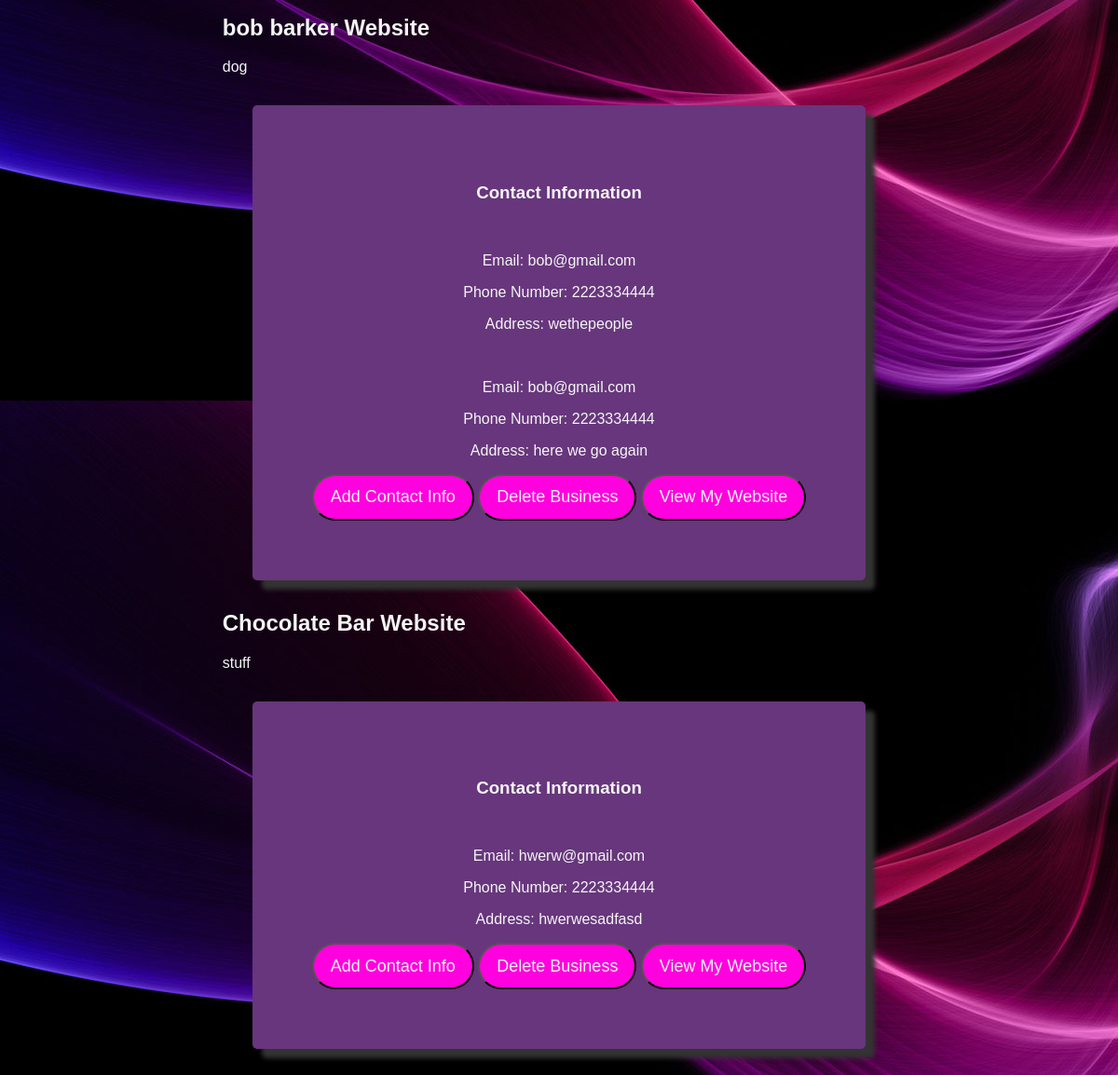
The app's page /businesses/ (signed in, lower part), older data.
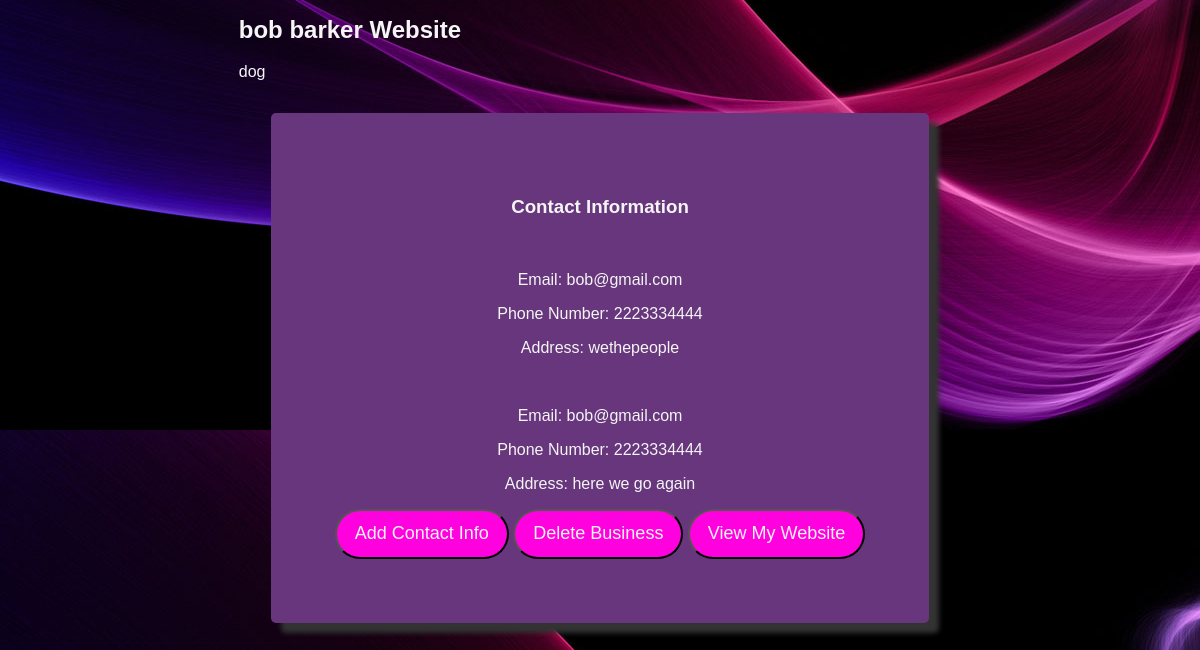
The same page, newer data.
### app/models.py (models this page shows, shortened)
class businessTemplateDatabase(models.Model):
    CHOICES = (
        ("medical_office", "Medical Office"),
        ("Blog", "Blog"),
        ("Restaurant", "Restaurant"),
    )
    templateId = models.TextField()
    name = models.TextField(max_length=255)
    description = models.TextField(max_length=255)
    type = models.TextField(max_length=255)
    missionStatement = models.TextField(max_length=1500)
    template_choice = models.CharField(max_length=50, choices=CHOICES, null=True)
    profile = models.ForeignKey(
        Profile, related_name="business", on_delete=models.CASCADE
    )

class businessContactInfoDatabase(models.Model):
    email = models.TextField(max_length=255)
    phoneNumber = models.IntegerField(verbose_name="phone number")
    address = models.TextField()
    business = models.ForeignKey(
        businessTemplateDatabase, related_name="contact", on_delete=models.CASCADE
    )

### app/views.py (the view)
# urls.py: path("businesses/", businessesView, name="businesses"),
def businessesView(request):
    profile = request.user.profile
    renderBusiness = []
    businesses = businessTemplateDatabase.objects.all()
    for business in businesses:
        if business.profile == profile:
            renderBusiness.append(business)
    business_contact = businessContactInfoDatabase.objects.filter(
        business__in=businesses
    )
    context = {"businesses": renderBusiness, "business_contact": business_contact}
    return render(request, "template.html", context)

### app/templates/template.html (shortened to what this page needs)
{% extends 'home.html' %} {% block content %}
<div class="container">
  <div class="row">
    {% if businesses|length < 1 %}
    <p class="no_items">You haven't created any businesses yet.</p>
    {% else %} {% for business in businesses %}
    <h2>{{ business.name }} Website</h2>
    <p>{{ business.description }}</p>
    <div class="column">
      <div class="card">
        {% if business_contact|length > 0 %}
        <h3>Contact Information</h3>
        {% for contact in business_contact %}
        {% if contact.business.id == business.id %}
        <br />
        <p>Email: {{ contact.email }}</p>
        <p>Phone Number: {{ contact.phoneNumber }}</p>
        <p>Address: {{ contact.address }}</p>
        {% endif %} {% endfor %}
        <button class="link">
          <a href="{% url 'contact_info' business.id %}">Add Contact Info</a>
        </button>
        {% else %}
        <button class="link">
          <a href="{% url 'contact_info' business.id %}">Add Contact Info</a>
        </button>
        {% endif %} {% if businesses|length == 0 %}
        <p class="no_items">
          You haven't created a website for this business yet.
        </p>
        {% else %}
        <button class="link">
          <a href="{% url 'delete_business' business.id %}">Delete Business</a>
        </button>
        <button class="link">
          <a href="{% url 'templates' business.id%}">View My Website</a>
        </button>
      </div>
    </div>
    {% endif %} {% endfor %} {% endif %}
  </div>
  {% endblock %}

Row changes from the older to the newer data that the page shows:
removed businessTemplateDatabase: name "Chocolate Bar", description "stuff"
removed businessContactInfoDatabase: email "hwerw@gmail.com", phoneNumber "2223334444", address "hwerwesadfasd", shown under "Chocolate Bar"
